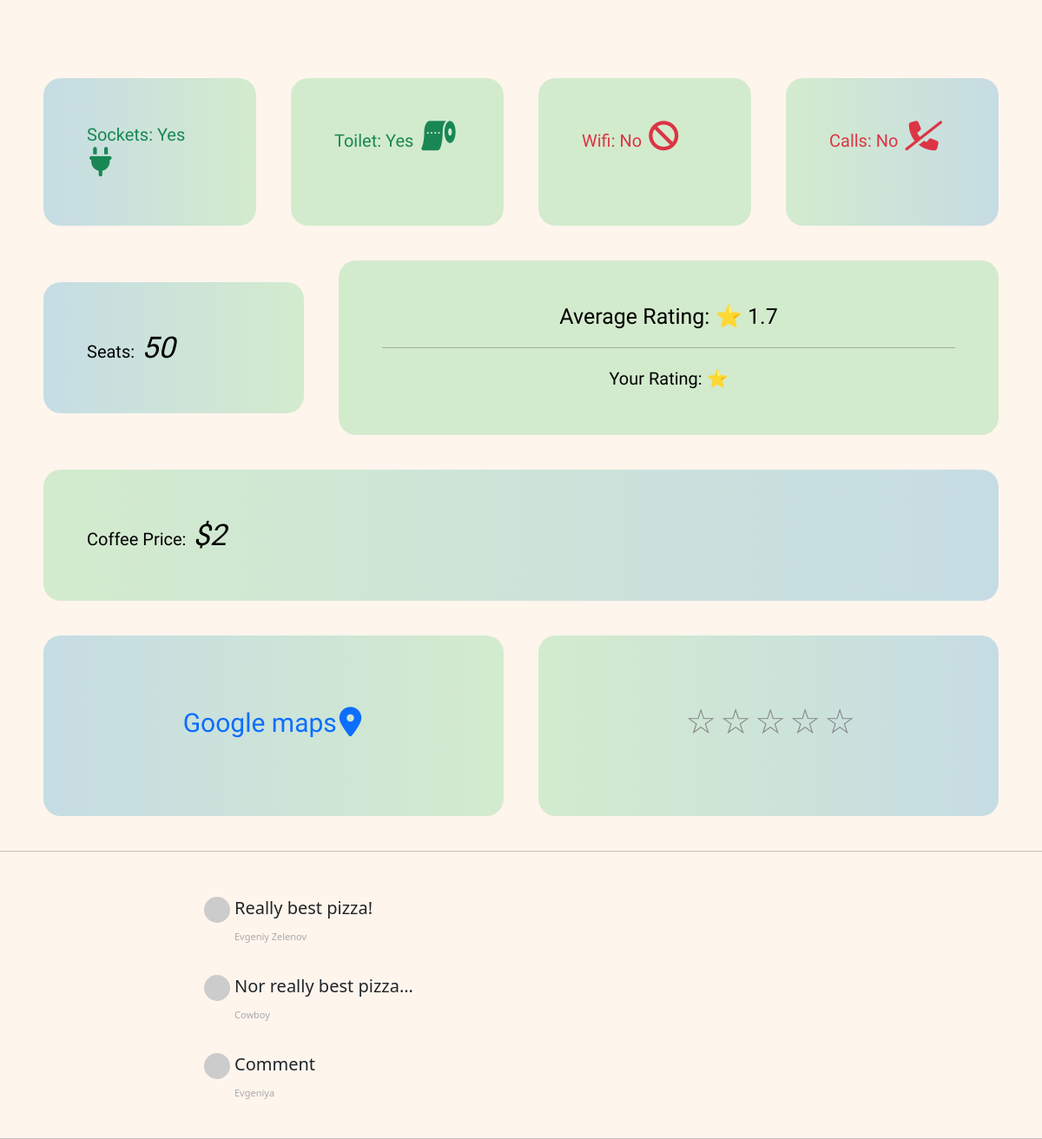
Before: /post/1 (lower part) with the older database file.
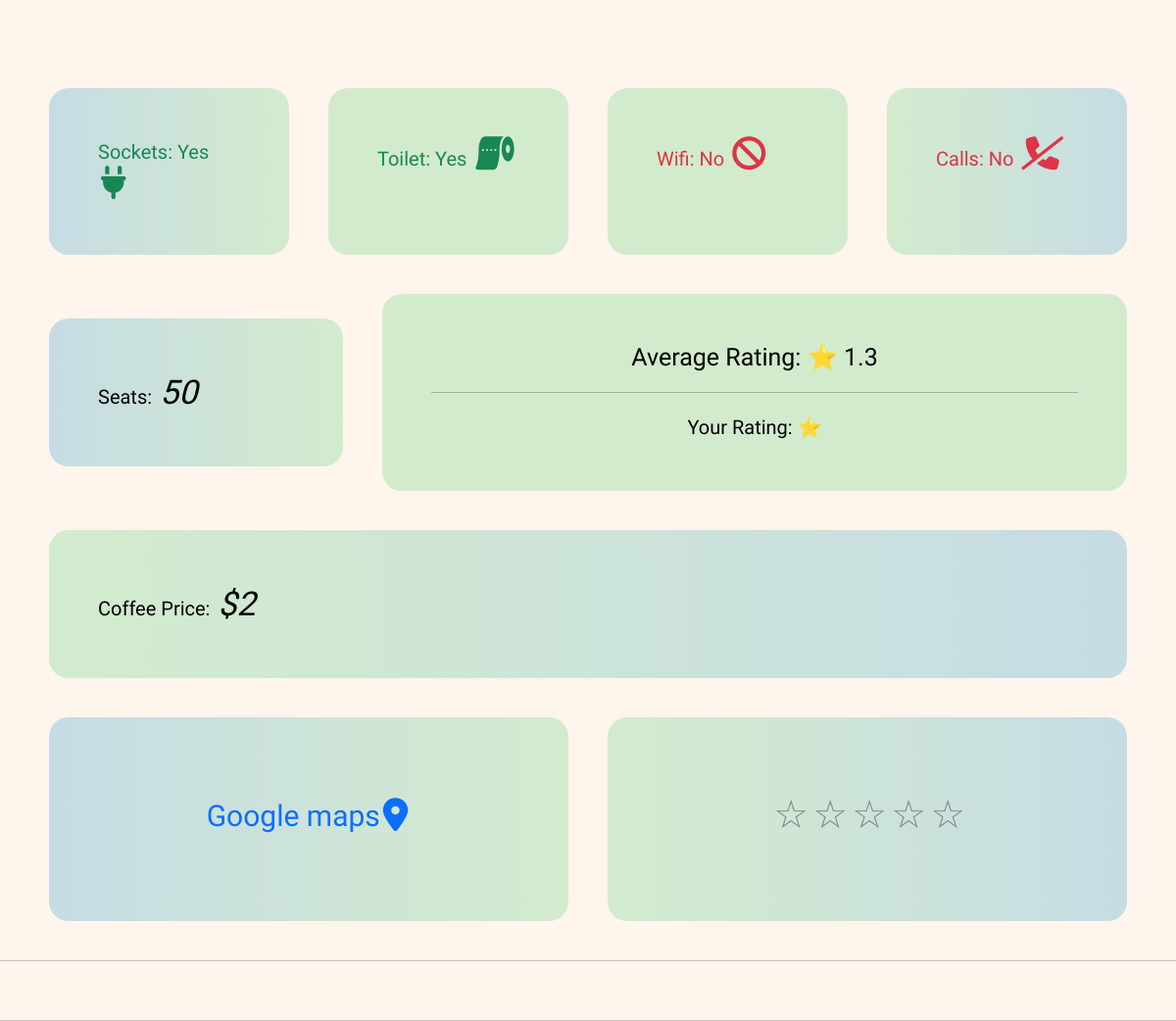
After: the same page with the newer database file.
### main.py (models this page shows)
class Cafe(db.Model):
    __tablename__ = 'cafe'
    id = db.Column(db.Integer, primary_key=True)
    name = db.Column(db.String(250), unique=False, nullable=False)
    location = db.Column(db.String(250), nullable=False)
    map_url = db.Column(db.String(500), nullable=False)
    img_url = db.Column(db.String(500), nullable=False)
    seats = db.Column(db.String(50), nullable=False)
    coffee_price = db.Column(db.String(50), nullable=False)
    has_sockets = db.Column(db.Boolean(), nullable=False)
    has_toilet = db.Column(db.Boolean(), nullable=False)
    has_wifi = db.Column(db.Boolean(), nullable=False)
    can_take_calls = db.Column(db.Boolean(), nullable=False)
    author = relationship('User', back_populates='cafes')
    author_id = db.Column(db.Integer, db.ForeignKey('users.id'))
    assessments = relationship('Assessment', back_populates='parent_cafe')
    reviews = relationship('Reviews', back_populates='parent_cafe')

class Reviews(db.Model):
    __tablename__ = 'reviews'
    id = db.Column(db.Integer, primary_key=True)
    author_id = db.Column(db.Integer, db.ForeignKey('users.id'))
    review_author = relationship('User', back_populates='reviews')
    cafe_id = db.Column(db.Integer, db.ForeignKey('cafe.id'))
    parent_cafe = relationship('Cafe', back_populates='reviews')
    text = db.Column(db.Text, nullable=False)

class User(UserMixin, db.Model):
    __tablename__ = 'users'
    id = db.Column(db.Integer, primary_key=True)
    email = db.Column(db.String(100), unique=True)
    password = db.Column(db.String(150))
    name = db.Column(db.String(100))
    cafes = relationship('Cafe', back_populates='author')
    assessments = relationship('Assessment', back_populates='assessment_author')
    reviews = relationship('Reviews', back_populates='review_author')

### main.py (the view, shortened to what this page needs)
@app.route('/post/<int:index>', methods=['GET', 'POST'])
def show_cafe(index):
    comment_form = CommentForm()
    requested_post = Cafe.query.get(index)
    try:
        assessment = Assessment.query.filter_by(author_id=current_user.id, cafe_id=index).first()
    except AttributeError:
        return render_template('show_cafe.html',
                               cafe=requested_post,
                               logged_in=current_user.is_authenticated,
                               comment_form=comment_form,
                               user_rating=None,
                               assessment=average_assessment(index),
                               reviews=Reviews.query.filter_by(cafe_id=index).all(),
                               )

### main.py (called while the page is built)
def average_assessment(index):
    assessments = Assessment.query.filter_by(cafe_id=index)
    sum_assessments = 0
    len_assessments = (len(list(assessments)))
    for assessment in assessments:
        sum_assessments += assessment.assessment
        return round(sum_assessments / len_assessments, 1)

### templates/show_cafe.html (shortened to what this page needs)
{% include "header.html" %}
{% import "bootstrap/wtf.html" as wtf %}
<body>
  <div class="container cafe-info">
    <div class="row align-items-start">
      <div class="col col-left col-top">
        {% if cafe.has_sockets: %}
        <p class="text-success">Sockets: Yes <i class="fa-solid fa-plug info-i"></i></p>
        {% else: %}
        <p class="text-danger">Sockets: No <i class="fa-solid fa-plug-circle-xmark info-i"></i></p>
        {% endif %}
      </div>
      <div class="col col-average col-top">
        {% if cafe.has_toilet: %}
        <p class="text-success">Toilet: Yes <i class="fa-solid fa-toilet-paper info-i"></i></p>
        {% else: %}
        <p class="text-danger">Toilet: No <i class="fa-solid fa-toilet-paper-slash info-i"></i></p>
        {% endif %}
      </div>
      <div class="col col-average col-top">
        {% if cafe.has_wifi: %}
        <p class="text-success">Wifi: Yes <i class="fa-solid fa-wifi info-i"></i></p>
        {% else: %}
        <p class="text-danger">Wifi: No <i class="fa-solid fa-ban info-i"></i></p>
        {% endif %}
      </div>
      <div class="col col-right col-top">
        {% if cafe.can_take_calls: %}
        <p class="text-success">Calls: Yes <i class="fa-solid fa-phone info-i"></i></p>
        {% else: %}
        <p class="text-danger">Calls: No <i class="fa-solid fa-phone-slash info-i"></i></p>
        {% endif %}
      </div>
    </div>
    <div class="row align-items-center">
      <div class="col col-left col-seats">
        Seats: <i class="info-i">{{ cafe.seats }}</i>
      </div>
      <div class="col col-md-8 col-average col-rating">
        <h5>Average Rating: ⭐ {{ assessment }}</h5>
        <hr>
        Your Rating: ⭐ {{ user_rating.assessment }}
      </div>
      <div class="col col-right col-coffee">
        Coffee Price: <i class="info-i">{{ cafe.coffee_price }}</i>
      </div>
    </div>
    <div class="row align-items-end">
      <div class="col col-left col-map">
        <a class="map-link" href={{ cafe.map_url }}> Google maps <i class="fa-solid fa-location-dot info-i"></i></a>
      </div>
      <div class="col col-right col-assessment">
        <form method='post' action="" onsubmit="">
          <fieldset>
            <span class="star-cb-group">
              <input type="submit" id="rating-5" name="rating" value="5" /><label for="rating-5">5</label>
              <input type="submit" id="rating-4" name="rating" value="4" /><label for="rating-4">4</label>
              <input type="submit" id="rating-3" name="rating" value="3" /><label for="rating-3">3</label>
              <input type="submit" id="rating-2" name="rating" value="2" /><label for="rating-2">2</label>
              <input type="submit" id="rating-1" name="rating" value="1" /><label for="rating-1">1</label>
              <input type="submit" id="rating-0" name="rating" value="0" class="star-cb-clear" /><label for="rating-0">0</label>
            </span>
          </fieldset>
        </form>
      </div>
    </div>
  </div>
  <hr>
  <article>
    <div class="container">
      <div class="row">
        <div class="col-lg-8 col-md-10 mx-auto">
          <div class="col-lg-12 col-md-10 mx-auto comment">
            {% for review in reviews %}
            <ul class="commentList">
              <li>
                <div class="commenterImage">
                  <img src="{{ review.review_author.email | gravatar }}" alt="img">
                </div>
                <div class="commentText">
                  {{ review.text|safe }}
                  <span class="date sub-text">{{ review.review_author.name }}</span>
                </div>
              </li>
            </ul>
            {% endfor %}
          </div>
        </div>
      </div>
    </div>
  </article>
</body>

### templates/header.html (shortened to what this page needs)
<!DOCTYPE html>
<html lang="en" dir="ltr">
<head>
  <link href="https://cdn.jsdelivr.net/npm/bootstrap@5.0.2/dist/css/bootstrap.min.css" rel="stylesheet">
  <link rel="stylesheet" href="/static/css/master.css">
</head>
<body>
</body>
</html>

### static/css/master.css (style rules this page uses)
html, body { height: 100%; width: 100%; margin: 0; font-size: 20px; color: #212529; font-family: 'Noto Sans', sans-serif; background-color: #FEF5ED; }
.info-i { padding: 0 3px; font-size: 34px; }
.cafe-info .col { font-family: 'Prompt', sans-serif; transition: 0.9s; margin: 20px; padding: 50px; color: black; border-radius: 20px; }
.cafe-info p { margin: 0; }
.col-map { height: 208px; text-align: center; }
.map-link { text-decoration-line: none; font-size: 30px; display: flex; justify-content: center; align-items: center; height: 100px; }
.col-rating { text-align: center; max-height: 271px; }
.col-coffee { max-height: 181px; }
.col-top { min-height: 170px; }
.col-left { background: rgb(198, 220, 228); background: linear-gradient(90deg, rgba(198, 220, 228, 1) 0%, rgba(211, 235, 205, 1) 100%); }
.col-average { background-color: #d3ebcd }
.col-right { background: rgb(211, 235, 205); background: linear-gradient(90deg, rgba(211, 235, 205, 1) 0%, rgba(198, 220, 228, 1) 100%); }
.comment { padding-top: 20px; }
.star-cb-group { font-size: 0; unicode-bidi: bidi-override; direction: rtl; }
.star-cb-group * { font-size: 2rem; }
.star-cb-group>input+label { display: inline-block; overflow: hidden; text-indent: 9999px; width: 1em; white-space: nowrap; cursor: pointer; }
.star-cb-group>input+label:before { display: inline-block; text-indent: -9999px; content: '\2606'; color: #888; }
.star-cb-group>.star-cb-clear+label { text-indent: -9999px; width: 0.5em; margin-left: -0.5em; }
.star-cb-group>.star-cb-clear+label:before { width: 0.5em; }
fieldset { border: 0; width: 10em; border-radius: 1px; margin: 1em auto; }

Changed rows visible on the page:
no longer on this page (row edited): Reviews: text "Really best pizza!", review_author.name "Evgeniy Zelenov"
removed Reviews: text "Nor really best pizza...", review_author.name "Cowboy"
removed Reviews: text "Comment", review_author.name "Evgeniya"
Other visible differences:
{{ assessment }}: "1.7" → "1.3"
